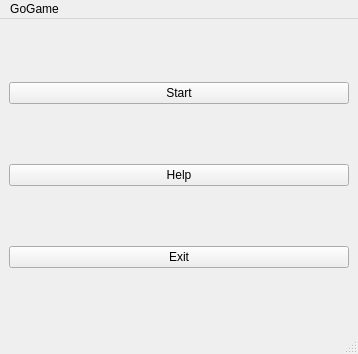
<?xml version="1.0" encoding="UTF-8"?>
<ui version="4.0">
 <class>Window_Start</class>
 <widget class="QMainWindow" name="Window_Start">
  <property name="geometry">
   <rect>
    <x>0</x>
    <y>0</y>
    <width>358</width>
    <height>354</height>
   </rect>
  </property>
  <property name="windowTitle">
   <string>GoGame</string>
  </property>
  <widget class="QWidget" name="centralwidget">
   <layout class="QVBoxLayout" name="verticalLayout">
    <item>
     <widget class="QPushButton" name="pushButton">
      <property name="text">
       <string>Start</string>
      </property>
     </widget>
    </item>
    <item>
     <widget class="QPushButton" name="pushButton_2">
      <property name="text">
       <string>Help</string>
      </property>
     </widget>
    </item>
    <item>
     <widget class="QPushButton" name="pushButton_3">
      <property name="text">
       <string>Exit</string>
      </property>
     </widget>
    </item>
   </layout>
  </widget>
  <widget class="QMenuBar" name="menubar">
   <property name="geometry">
    <rect>
     <x>0</x>
     <y>0</y>
     <width>358</width>
     <height>22</height>
    </rect>
   </property>
   <widget class="QMenu" name="menuGoGame">
    <property name="title">
     <string>GoGame</string>
    </property>
    <addaction name="actionNew"/>
    <addaction name="actionExit"/>
    <addaction name="actionExit_2"/>
   </widget>
   <addaction name="menuGoGame"/>
  </widget>
  <widget class="QStatusBar" name="statusbar"/>
  <action name="actionNew">
   <property name="text">
    <string>New...</string>
   </property>
  </action>
  <action name="actionExit">
   <property name="text">
    <string>Help...</string>
   </property>
  </action>
  <action name="actionExit_2">
   <property name="text">
    <string>Exit...</string>
   </property>
  </action>
 </widget>
 <resources/>
 <connections/>
</ui>
